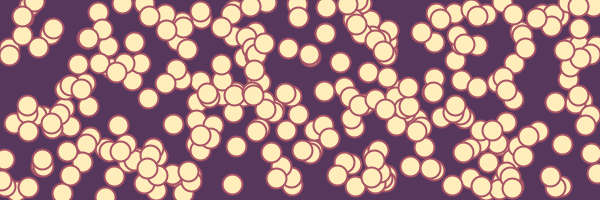
Frame 1 (no input)
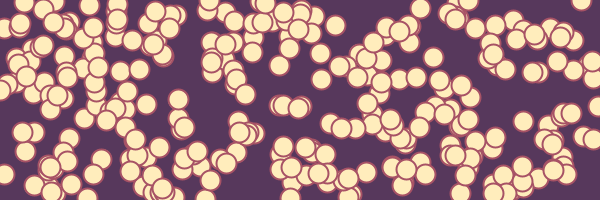
Frame 2 (the mouse pressed at the canvas centre, redrawn once)

The Processing sketch that drew these frames (run headless with seeded random() and noise(); the mouse was pressed at the canvas centre and the sketch redrawn once):

// Processing sketch: processing_148214
// ── processing_148214.pde

void setup ()
{
  size (600, 200);
  smooth();
  noLoop();
}
 
void draw ()
{
  background (#57385c);

  
  stroke (#A75265);
  strokeWeight (2);
  fill (#ffedbc);
  
  int i = 0; // zählvariable
  int iMax = 300; // anzahl der Schleifendurchläufen
  
  while (i < iMax )
  {
    float x = random (width);
    float y = random (height);
    
    ellipse (x, y, 20, 20);
    
    i= i+1;
  }
  
}

void mousePressed ()
{
  redraw();
}
 
